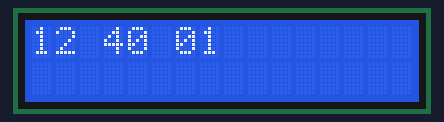
Bench run of a sketch on a simulated Arduino Uno, built with avr-gcc and run on an emulated ATmega328P. Parts: 16×2 character LCD.

Above: at 0.1 s.
At 4.2 s:
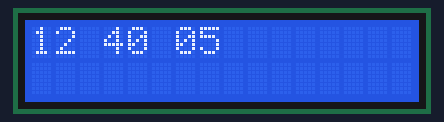
At 9.2 s:
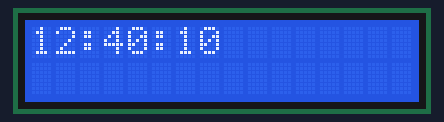
At 19.4 s:
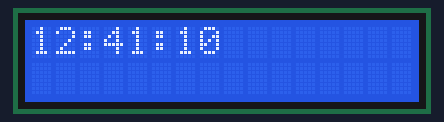
At 28.5 s:
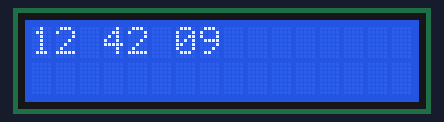
At 38.6 s:
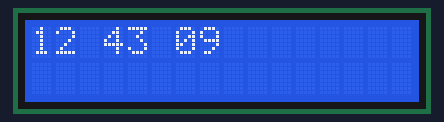

Measured:
- what the display in image 1 shows lasts 1.0 s, from 4.1 s to 5.1 s

The sketch:

LCD.ino
```cpp
/*  ______________________________
 *  | Arduino Uno  |   LCD(I2C)   |
 *  |--------------|--------------|
 *  | GND          |   GND(pin1)  |
 *  | 5V           |   VCC(pin2)  |
 *  | A4           |   SDA(pin3)  |
 *  | A5           |   SCL(pin4)  |
 *  |--------------|--------------|
 *
 *  I2C address : 0x3F
 *  Source for check I2C addrees : https://playground.arduino.cc/Main/I2cScanner?action=sourceblock&num=1
*/

#include <Wire.h>
#include <LiquidCrystal_I2C.h>

// Set the LCD address to 0x3F for a 16 chars and 2 line display
LiquidCrystal_I2C lcd(0x3F, 16, 2);

void setup(){
  lcd.begin();
}

int i = 0;
int h=12,m=40,s=0;

void loop(){
  if(s == 10){
    s = 0;
    m++;
  }
  if(m == 3){
    m = 0;
    h++;
  }
  if(h == 24){
    h = 0;
  }
  s++;

  char buf_h[50];
  sprintf(buf_h, "%02d",h);
  lcd.setCursor(0, 0);  // index, number of line
  lcd.print(buf_h);
  lcd.setCursor(2, 0);
  if(s%2==0){
    lcd.print(":");
  }else{
    lcd.print(" ");
  }


  char buf_m[50];
  sprintf(buf_m, "%02d",m);
  lcd.setCursor(3, 0);
  lcd.print(buf_m);
  lcd.setCursor(5, 0);
  if(s%2==0){
    lcd.print(":");
  }else{
    lcd.print(" ");
  }


  char buf_s[50];
  sprintf(buf_s, "%02d",s);
  lcd.setCursor(6, 0);
  lcd.print(buf_s);

  delay(1000);
}
```
